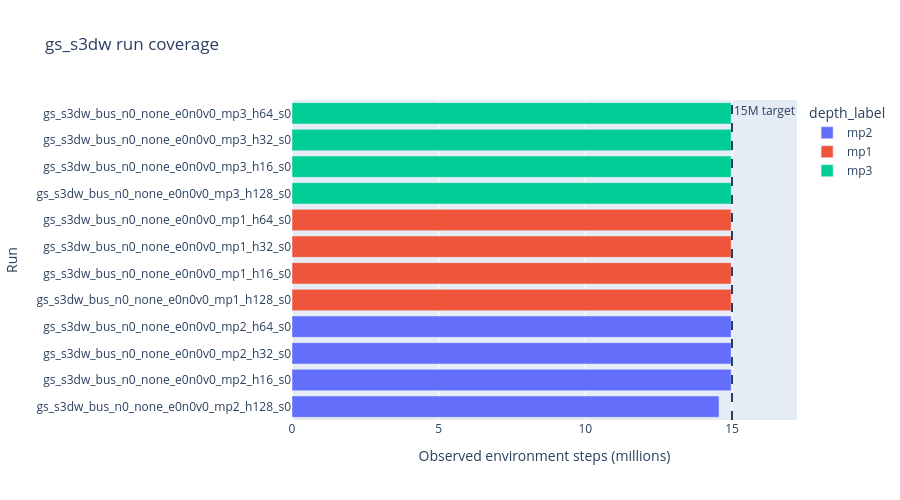

Here is the notebook cell this chart was saved with:
### Markdown cell above
## Coverage and available seeds

`SEEDS_PER_ARCHITECTURE` drives the rest of the notebook: with one seed the
uncertainty bands and per-cell spread are suppressed, with more they are shown.

### Code cell
if history_df.empty:
    raise RuntimeError(
        "No history was loaded. Download the gs_s3dw runs first "
        "(analysis/download/download_wandb_group.py --group gs_s3dw), "
        "or set USE_LOCAL_CACHE_ONLY = False."
    )

observed_progress = (
    history_df.groupby("run_name", as_index=False)["step"]
    .max()
    .rename(columns={"step": "observed_steps"})
)
coverage = config_catalog.merge(observed_progress, on="run_name", how="left")
coverage["observed_steps_m"] = coverage["observed_steps"] / 1_000_000
coverage["completion_pct"] = (
    100 * coverage["observed_steps"] / coverage["configured_steps"]
)
coverage["has_history"] = coverage["observed_steps"].notna()

analysis_catalog = coverage[coverage["has_history"]].copy()

seeds_present = sorted(analysis_catalog["seed"].unique())
seed_counts = analysis_catalog.groupby("architecture")["seed"].nunique()
SEEDS_PER_ARCHITECTURE = int(seed_counts.max()) if len(seed_counts) else 0
SHOW_SEED_UNCERTAINTY = SEEDS_PER_ARCHITECTURE > 1
UNCERTAINTY = "std" if SHOW_SEED_UNCERTAINTY else None

print(f"Seeds present: {seeds_present}")
print(f"Max seeds per architecture: {SEEDS_PER_ARCHITECTURE}")
print(
    "Seed uncertainty bands: "
    + ("enabled" if SHOW_SEED_UNCERTAINTY else "disabled (single seed)")
)
if set(seed_counts.unique()) - {SEEDS_PER_ARCHITECTURE}:
    print("Uneven seed coverage across architectures:")
    display(seed_counts.rename("seeds").reset_index())

missing_architectures = sorted(
    set(ARCHITECTURE_ORDER) - set(analysis_catalog["architecture"])
)
if missing_architectures:
    print("Architectures with no downloaded run:", missing_architectures)

with pd.option_context("display.max_colwidth", None):
    display(
        coverage.sort_values(["gnn_layers", "gnn_hidden_dim", "seed"])[
            [
                "architecture",
                "seed",
                "run_name",
                "compute_backend",
                "observed_steps_m",
                "completion_pct",
                "has_history",
            ]
        ].round(2)
    )

progress_plot = px.bar(
    analysis_catalog.sort_values("observed_steps_m"),
    x="observed_steps_m",
    y="run_name",
    color="depth_label",
    orientation="h",
    hover_data=["architecture", "seed"],
    title="gs_s3dw run coverage",
    labels={
        "observed_steps_m": "Observed environment steps (millions)",
        "run_name": "Run",
    },
    height=max(500, 24 * len(analysis_catalog)),
)
progress_plot.add_vline(
    x=TARGET_BUDGET_STEPS / 1_000_000,
    line_dash="dash",
    annotation_text="15M target",
)
progress_plot.show()
print("done")

### Figure 1 — Plotly figure (JSON) as saved in the notebook; plotly's stock layout.template omitted (floating-point values rounded to 4 significant figures)
{"data": [{"customdata": [["mp2_h128", 0], ["mp2_h16", 0], ["mp2_h32", 0], ["mp2_h64", 0]], "hovertemplate": "depth_label=mp2<br>Observed environment steps (millions)=%{x}<br>Run=%{y}<br>architecture=%{customdata[0]}<br>seed=%{customdata[1]}<extra></extra>", "legendgroup": "mp2", "marker": {"color": "#636efa", "pattern": {"shape": ""}}, "name": "mp2", "orientation": "h", "showlegend": true, "textposition": "auto", "type": "bar", "x": [14.56, 14.97, 14.97, 14.97], "xaxis": "x", "y": ["gs_s3dw_bus_n0_none_e0n0v0_mp2_h128_s0", "gs_s3dw_bus_n0_none_e0n0v0_mp2_h16_s0", "gs_s3dw_bus_n0_none_e0n0v0_mp2_h32_s0", "gs_s3dw_bus_n0_none_e0n0v0_mp2_h64_s0"], "yaxis": "y"}, {"customdata": [["mp1_h128", 0], ["mp1_h16", 0], ["mp1_h32", 0], ["mp1_h64", 0]], "hovertemplate": "depth_label=mp1<br>Observed environment steps (millions)=%{x}<br>Run=%{y}<br>architecture=%{customdata[0]}<br>seed=%{customdata[1]}<extra></extra>", "legendgroup": "mp1", "marker": {"color": "#EF553B", "pattern": {"shape": ""}}, "name": "mp1", "orientation": "h", "showlegend": true, "textposition": "auto", "type": "bar", "x": [14.97, 14.97, 14.97, 14.97], "xaxis": "x", "y": ["gs_s3dw_bus_n0_none_e0n0v0_mp1_h128_s0", "gs_s3dw_bus_n0_none_e0n0v0_mp1_h16_s0", "gs_s3dw_bus_n0_none_e0n0v0_mp1_h32_s0", "gs_s3dw_bus_n0_none_e0n0v0_mp1_h64_s0"], "yaxis": "y"}, {"customdata": [["mp3_h128", 0], ["mp3_h16", 0], ["mp3_h32", 0], ["mp3_h64", 0]], "hovertemplate": "depth_label=mp3<br>Observed environment steps (millions)=%{x}<br>Run=%{y}<br>architecture=%{customdata[0]}<br>seed=%{customdata[1]}<extra></extra>", "legendgroup": "mp3", "marker": {"color": "#00cc96", "pattern": {"shape": ""}}, "name": "mp3", "orientation": "h", "showlegend": true, "textposition": "auto", "type": "bar", "x": [14.97, 14.97, 14.97, 14.97], "xaxis": "x", "y": ["gs_s3dw_bus_n0_none_e0n0v0_mp3_h128_s0", "gs_s3dw_bus_n0_none_e0n0v0_mp3_h16_s0", "gs_s3dw_bus_n0_none_e0n0v0_mp3_h32_s0", "gs_s3dw_bus_n0_none_e0n0v0_mp3_h64_s0"], "yaxis": "y"}], "layout": {"annotations": [{"showarrow": false, "text": "15M target", "x": 15, "xanchor": "left", "xref": "x", "y": 1, "yanchor": "top", "yref": "y domain"}], "barmode": "relative", "height": 500, "legend": {"title": {"text": "depth_label"}, "tracegroupgap": 0}, "shapes": [{"line": {"dash": "dash"}, "type": "line", "x0": 15, "x1": 15, "xref": "x", "y0": 0, "y1": 1, "yref": "y domain"}], "title": {"text": "gs_s3dw run coverage"}, "xaxis": {"anchor": "y", "domain": [0, 1], "title": {"text": "Observed environment steps (millions)"}}, "yaxis": {"anchor": "x", "domain": [0, 1], "title": {"text": "Run"}}}}
